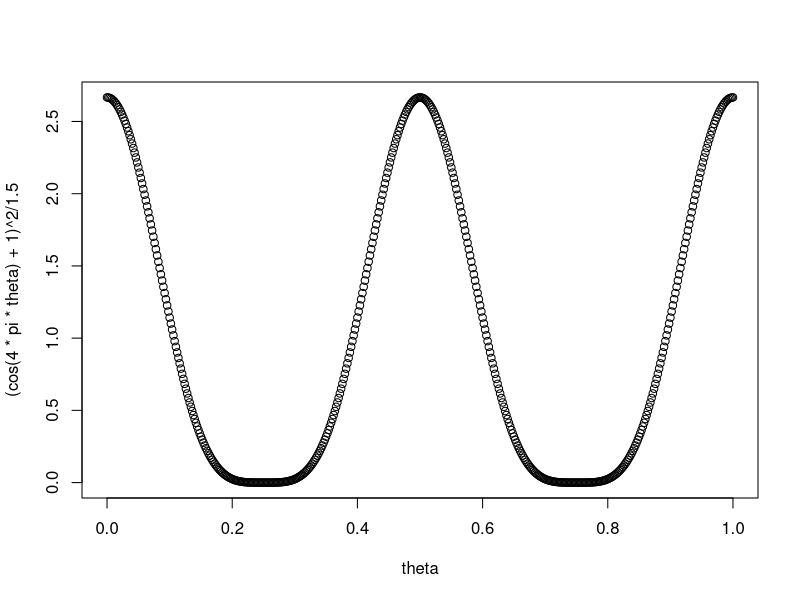

Here is the R script that generated this plot: (Note: this script raises an error after producing the figure.)

# Plot prior
theta = seq(0,1,length=501);
plot(theta , (cos(4*pi*theta)+1) ** 2/1.5 )

# Save
fileNameRoot = "Figures/BernMetrop"
saveGraph(file = paste0(fileNameRoot, "CosinePrior"), type = "eps")